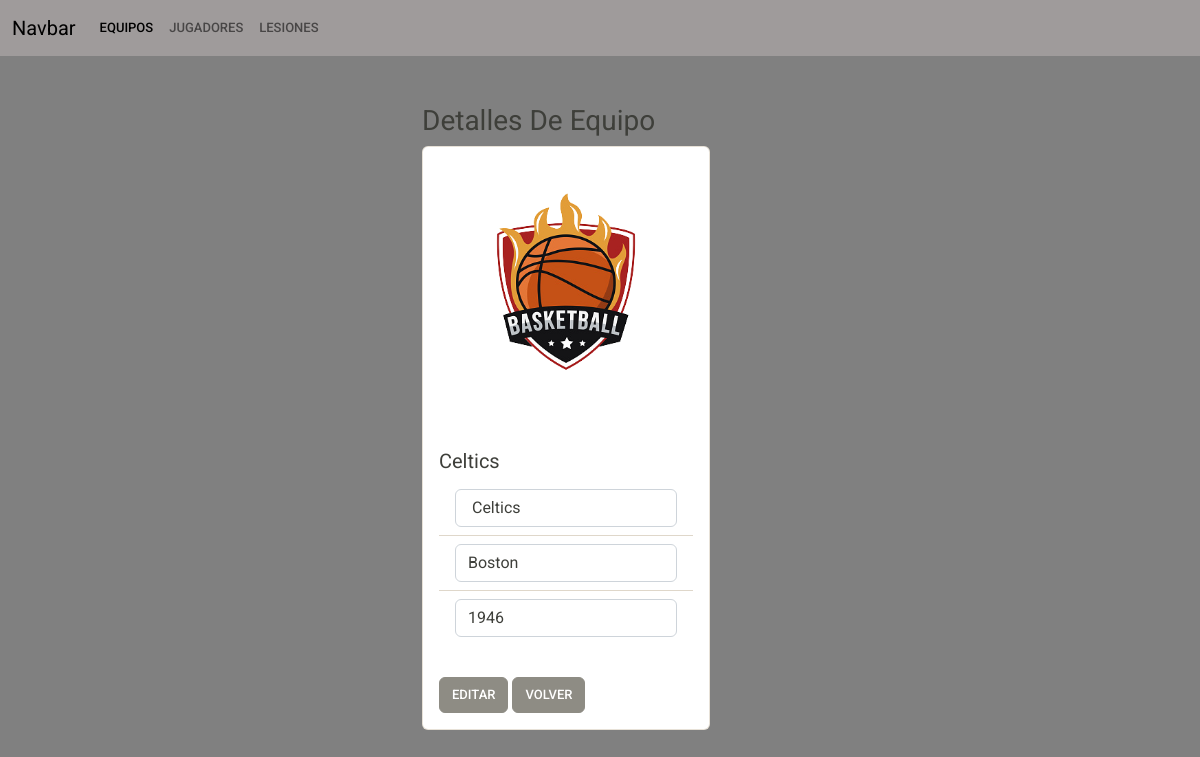
The app's page /update/1610612738 with its own data.
### myapp/models.py (models this page shows, shortened)
    class Equipo(db.Model):
        __tablename__ = "Equipo"  # Nombre de la tabla que se crea
        equipo_id = db.Column("equipo_id", db.Integer, Sequence(
            'equipo_id_seq'),  primary_key=True)
        nombre = db.Column(db.String(30))
        ciudad = db.Column(db.String(30))
        fundacion = db.Column(db.Integer)
        jugadores = db.relationship('Jugador', back_populates='equipo', lazy='dynamic')

### myapp/views.py (the view, shortened to what this page needs)
    @app.route("/update/<int:equipo_id>", methods=["GET", "POST"])
    def update(equipo_id: int):
        if request.method == "GET":
            read_equipo = db_access["read"]
            equipo = read_equipo(equipo_id)
            return render_template("update.html", equipo=equipo)

### myapp/templates/update.html (shortened to what this page needs)
<!DOCTYPE html>
<html lang="en">
<head>
  <link href="https://cdn.jsdelivr.net/npm/bootstrap@5.0.1/dist/css/bootstrap.min.css" rel="stylesheet">
  {% include "menu.html" %}
</head>
<body style="background-color: grey;">
  {% extends 'base.html' %} {% block content %}
  <div class="container">
    <div class="row mt-5 d-flex justify-content-center ">
      <div class="col-4">
        <p class="list-group">
        <h3>Detalles De Equipo</h3>
        <div class="card" style="width: 18rem;">
          <form action="/update/{{ equipo.equipo_id }}" method="POST">
            <img src="../static/escudo.png" class="card-img-top" alt="...">
            <div class="card-body">
              <h5 class="card-title">
                {{ equipo.nombre }}
              </h5>
              <ul class="list-group list-group-flush">
                <li class="list-group-item">
                  <input type="text" name="nombre" class="form-control" value=" {{ equipo.nombre }}" />
                </li>
                <li class="list-group-item">
                  <input type="text" name="ciudad" class="form-control" value="{{ equipo.ciudad }}" />
                </li>
                <li class="list-group-item">
                  <input type="number" name="fundacion" class="form-control" value="{{ equipo.fundacion }}" />
                </li>
              </ul>
            </div>
            <div class="card-body mx-auto">
                <input type="submit" value="Editar" class="btn btn-secondary" />
              <a class="btn btn-secondary" href="/">Volver</a>
          </form>
          {% endblock %}

### records on screen
Equipo: nombre "Celtics", ciudad "Boston", fundacion "1946"
